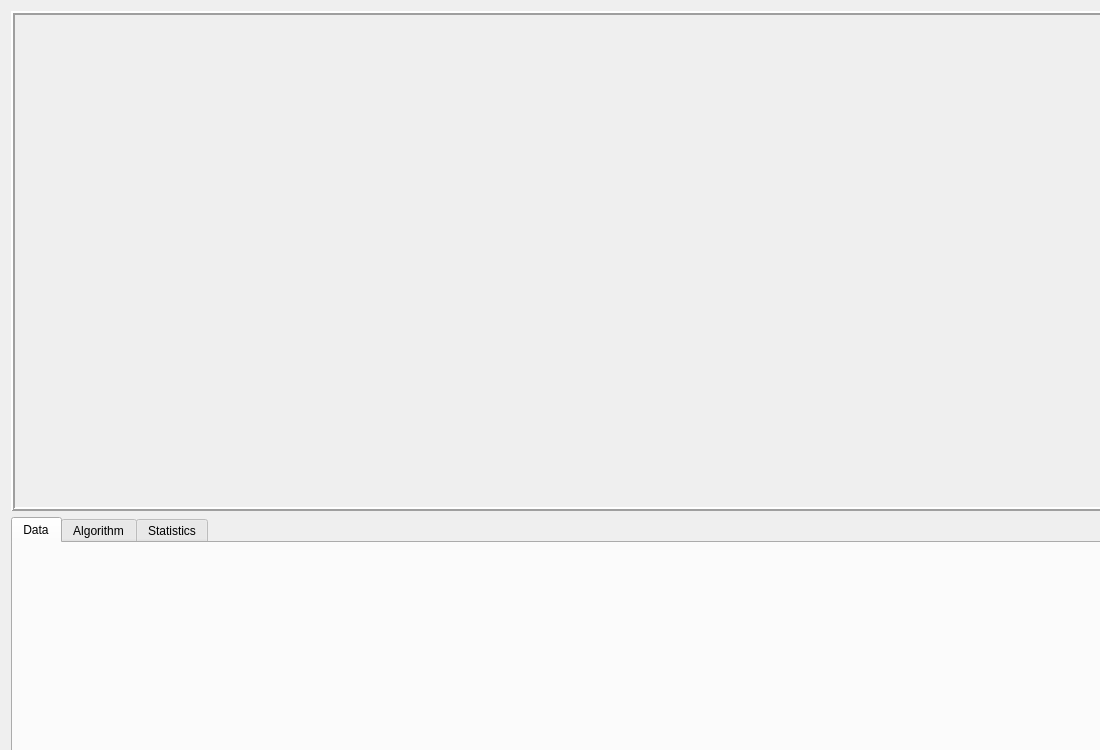
<?xml version="1.0" encoding="UTF-8"?>
<ui version="4.0">
 <class>MainWindow</class>
 <widget class="QMainWindow" name="MainWindow">
  <property name="geometry">
   <rect>
    <x>0</x>
    <y>0</y>
    <width>1100</width>
    <height>750</height>
   </rect>
  </property>
  <property name="sizePolicy">
   <sizepolicy hsizetype="Preferred" vsizetype="Preferred">
    <horstretch>0</horstretch>
    <verstretch>0</verstretch>
   </sizepolicy>
  </property>
  <property name="maximumSize">
   <size>
    <width>1100</width>
    <height>750</height>
   </size>
  </property>
  <property name="windowTitle">
   <string>Job Shop</string>
  </property>
  <widget class="QWidget" name="centralWidget">
   <widget class="QWidget" name="layoutWidget">
    <property name="geometry">
     <rect>
      <x>0</x>
      <y>0</y>
      <width>1104</width>
      <height>926</height>
     </rect>
    </property>
    <layout class="QVBoxLayout" name="cWidgetverticalLayout">
     <item>
      <widget class="BlockPlot" name="mBlockPlot" native="true">
       <property name="minimumSize">
        <size>
         <width>1100</width>
         <height>500</height>
        </size>
       </property>
       <property name="maximumSize">
        <size>
         <width>16777215</width>
         <height>540</height>
        </size>
       </property>
       <widget class="QFrame" name="frame">
        <property name="enabled">
         <bool>true</bool>
        </property>
        <property name="geometry">
         <rect>
          <x>0</x>
          <y>0</y>
          <width>1100</width>
          <height>500</height>
         </rect>
        </property>
        <property name="sizePolicy">
         <sizepolicy hsizetype="Preferred" vsizetype="Preferred">
          <horstretch>0</horstretch>
          <verstretch>0</verstretch>
         </sizepolicy>
        </property>
        <property name="minimumSize">
         <size>
          <width>1000</width>
          <height>500</height>
         </size>
        </property>
        <property name="frameShape">
         <enum>QFrame::Box</enum>
        </property>
        <property name="frameShadow">
         <enum>QFrame::Raised</enum>
        </property>
        <property name="lineWidth">
         <number>2</number>
        </property>
        <property name="midLineWidth">
         <number>0</number>
        </property>
       </widget>
      </widget>
     </item>
     <item>
      <widget class="QTabWidget" name="tabWidget">
       <property name="minimumSize">
        <size>
         <width>1100</width>
         <height>240</height>
        </size>
       </property>
       <property name="tabShape">
        <enum>QTabWidget::Rounded</enum>
       </property>
       <property name="currentIndex">
        <number>0</number>
       </property>
       <property name="iconSize">
        <size>
         <width>16</width>
         <height>16</height>
        </size>
       </property>
       <property name="elideMode">
        <enum>Qt::ElideNone</enum>
       </property>
       <property name="documentMode">
        <bool>false</bool>
       </property>
       <property name="tabsClosable">
        <bool>false</bool>
       </property>
       <property name="movable">
        <bool>true</bool>
       </property>
       <widget class="QWidget" name="dataTab">
        <attribute name="title">
         <string>Data</string>
        </attribute>
        <widget class="QWidget" name="verticalLayoutWidget">
         <property name="geometry">
          <rect>
           <x>0</x>
           <y>0</y>
           <width>1102</width>
           <height>212</height>
          </rect>
         </property>
         <layout class="QVBoxLayout" name="dataTVLayout">
          <item>
           <widget class="DataWidget" name="mDataWidget" native="true">
            <property name="minimumSize">
             <size>
              <width>1096</width>
              <height>210</height>
             </size>
            </property>
           </widget>
          </item>
         </layout>
        </widget>
       </widget>
       <widget class="QWidget" name="algorithmTab">
        <attribute name="title">
         <string>Algorithm</string>
        </attribute>
        <widget class="QWidget" name="verticalLayoutWidget_2">
         <property name="geometry">
          <rect>
           <x>0</x>
           <y>0</y>
           <width>1102</width>
           <height>212</height>
          </rect>
         </property>
         <layout class="QVBoxLayout" name="algorithTVLayout">
          <item>
           <widget class="SettingsWidget" name="mAlgorithmWidget" native="true">
            <property name="minimumSize">
             <size>
              <width>1096</width>
              <height>210</height>
             </size>
            </property>
           </widget>
          </item>
         </layout>
        </widget>
       </widget>
       <widget class="QWidget" name="statisticTab">
        <attribute name="title">
         <string>Statistics</string>
        </attribute>
        <widget class="QWidget" name="verticalLayoutWidget_3">
         <property name="geometry">
          <rect>
           <x>0</x>
           <y>0</y>
           <width>1102</width>
           <height>212</height>
          </rect>
         </property>
         <layout class="QVBoxLayout" name="statisticTVLayout">
          <item>
           <widget class="StatisticsWidget" name="mStatisticWidget" native="true">
            <property name="minimumSize">
             <size>
              <width>1096</width>
              <height>210</height>
             </size>
            </property>
           </widget>
          </item>
         </layout>
        </widget>
       </widget>
      </widget>
     </item>
    </layout>
   </widget>
  </widget>
 </widget>
 <layoutdefault spacing="6" margin="11"/>
 <customwidgets>
  <customwidget>
   <class>BlockPlot</class>
   <extends>QWidget</extends>
   <header>../Projekt-Harmonogramowanie/GUI/blockplot.h</header>
   <container>1</container>
  </customwidget>
  <customwidget>
   <class>DataWidget</class>
   <extends>QWidget</extends>
   <header>../Projekt-Harmonogramowanie/GUI/DataModificationWidgets/DataWidget.h</header>
   <container>1</container>
  </customwidget>
  <customwidget>
   <class>SettingsWidget</class>
   <extends>QWidget</extends>
   <header>../Projekt-Harmonogramowanie/GUI/settingswidget.h</header>
   <container>1</container>
  </customwidget>
  <customwidget>
   <class>StatisticsWidget</class>
   <extends>QWidget</extends>
   <header>../Projekt-Harmonogramowanie/GUI/statisticswidget.h</header>
   <container>1</container>
  </customwidget>
 </customwidgets>
 <resources/>
 <connections/>
</ui>
